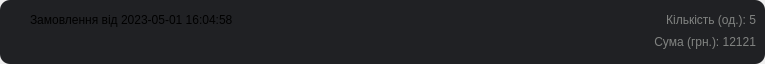
<?xml version="1.0" encoding="UTF-8"?>
<ui version="4.0">
 <class>ElementOrder</class>
 <widget class="QWidget" name="ElementOrder">
  <property name="geometry">
   <rect>
    <x>0</x>
    <y>0</y>
    <width>765</width>
    <height>64</height>
   </rect>
  </property>
  <property name="windowTitle">
   <string>Form</string>
  </property>
  <property name="styleSheet">
   <string notr="true">QLabel#labelCount {
	font: 12pt &quot;Franklin Gothic Medium&quot;;
	color: #818381;
}

QLabel#labelSum {
	font: 12pt &quot;Franklin Gothic Medium&quot;;
	color: #818381;
}</string>
  </property>
  <layout class="QVBoxLayout" name="verticalLayout">
   <property name="spacing">
    <number>0</number>
   </property>
   <property name="leftMargin">
    <number>0</number>
   </property>
   <property name="topMargin">
    <number>0</number>
   </property>
   <property name="rightMargin">
    <number>0</number>
   </property>
   <property name="bottomMargin">
    <number>0</number>
   </property>
   <item>
    <widget class="QWidget" name="widget" native="true">
     <property name="styleSheet">
      <string notr="true">QWidget#widget{
	border-radius: 10px;
	background-color: #202124;
}</string>
     </property>
     <layout class="QGridLayout" name="gridLayout">
      <property name="leftMargin">
       <number>30</number>
      </property>
      <property name="topMargin">
       <number>5</number>
      </property>
      <property name="bottomMargin">
       <number>5</number>
      </property>
      <property name="horizontalSpacing">
       <number>5</number>
      </property>
      <property name="verticalSpacing">
       <number>0</number>
      </property>
      <item row="2" column="2">
       <widget class="QLabel" name="labelSum">
        <property name="sizePolicy">
         <sizepolicy hsizetype="Preferred" vsizetype="Fixed">
          <horstretch>0</horstretch>
          <verstretch>0</verstretch>
         </sizepolicy>
        </property>
        <property name="text">
         <string> Сума (грн.): 12121</string>
        </property>
        <property name="alignment">
         <set>Qt::AlignBottom|Qt::AlignRight|Qt::AlignTrailing</set>
        </property>
       </widget>
      </item>
      <item row="0" column="2">
       <widget class="QLabel" name="labelCount">
        <property name="sizePolicy">
         <sizepolicy hsizetype="Expanding" vsizetype="Fixed">
          <horstretch>0</horstretch>
          <verstretch>0</verstretch>
         </sizepolicy>
        </property>
        <property name="text">
         <string>Кількість (од.): 5</string>
        </property>
        <property name="alignment">
         <set>Qt::AlignBottom|Qt::AlignRight|Qt::AlignTrailing</set>
        </property>
       </widget>
      </item>
      <item row="0" column="0">
       <widget class="QLabel" name="labelTitle">
        <property name="sizePolicy">
         <sizepolicy hsizetype="Expanding" vsizetype="Fixed">
          <horstretch>0</horstretch>
          <verstretch>0</verstretch>
         </sizepolicy>
        </property>
        <property name="text">
         <string>Замовлення від 2023-05-01 16:04:58</string>
        </property>
        <property name="alignment">
         <set>Qt::AlignLeading|Qt::AlignLeft|Qt::AlignVCenter</set>
        </property>
       </widget>
      </item>
     </layout>
    </widget>
   </item>
  </layout>
 </widget>
 <resources/>
 <connections/>
</ui>
